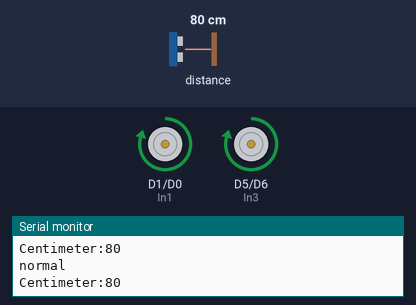
Simulated run of this sketch. Board: ESP8266 (NodeMCU). On the bench: motor-driver pin pairs drawn as motors (green arrow = first pin HIGH = forward, orange = second pin HIGH = backward, longer = more drive, scaled by the enable pin), the last lines printed to the serial monitor. Wiring (inferred from the names in the program): ultrasonic range finder: trigger D2; echo D3. The inputs (shaded band) are chosen by the test bench; at power-on: distance to the obstacle 80 cm. The echo pulse lasts 58.3 µs per cm.

Above: at 1.3 s.
1.4 s: distance to the obstacle set to 31 cm
3.2 s: distance to the obstacle set to 26 cm
At 4.9 s:
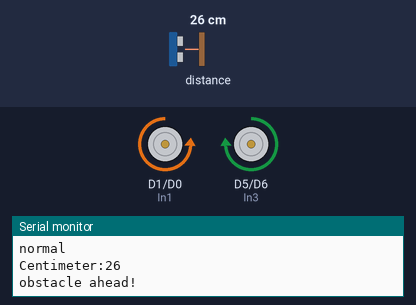
6.2 s: distance to the obstacle set to 35 cm
8.5 s: distance to the obstacle set to 2 cm
At 9.4 s:
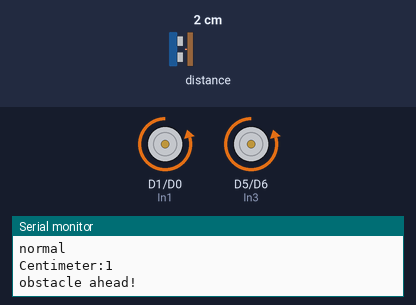
Timing chart, 0 to 12.5 s (numbered marks = the images above; inputs shaded):
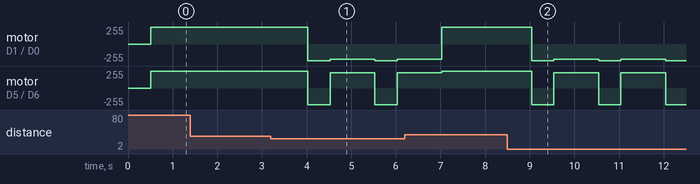

The sketch:

obstacleAvoidance.ino
```cpp
const int trig = D2;
const int echo = D3;

const int En1 = D7;
const int En2 = D8;
const int In1 = D1;
const int In2 = D0;
const int In3 = D5;
const int In4 = D6;


void setup() {

  Serial.begin(9600);
  pinMode(trig, OUTPUT);
  pinMode(echo, INPUT);
  pinMode(En1, OUTPUT);
  pinMode(En2, OUTPUT);
  pinMode(In1, OUTPUT);
  pinMode(In2, OUTPUT);
  pinMode(In3, OUTPUT);
  pinMode(In4, OUTPUT);
}

void loop() {

  long duration, distance;
  digitalWrite(trig, LOW);
  delayMicroseconds(2);

  digitalWrite(trig, HIGH);
  delayMicroseconds(10);

  digitalWrite(trig, LOW);
  duration = pulseIn(echo, HIGH);
  distance = (duration/2) / 29.1;


  Serial.print("Centimeter:");
  Serial.println(distance);
  delay(500);
  if (distance<30){
    Serial.println("obstacle ahead!");
    Forward();
    delay(500);
    TurnRight();
    delay(500);
  }else{
    Serial.println("normal");
    Backward();
  }

}

void Forward()
{ analogWrite(En1, 250);
  analogWrite(En2, 250);
  digitalWrite(In1,LOW);
  digitalWrite(In2,HIGH);
  digitalWrite(In3,LOW);
  digitalWrite(In4,HIGH);
}

void Backward()
{
  analogWrite(En1, 250);
  analogWrite(En2, 250);
  digitalWrite(In1,HIGH);
  digitalWrite(In2,LOW);
  digitalWrite(In3,HIGH);
  digitalWrite(In4,LOW);
}
void TurnRight()
{ analogWrite(En1, 230);
  analogWrite(En2, 230);
  digitalWrite(In1, LOW);
  digitalWrite(In2, HIGH);
  digitalWrite(In3, HIGH);
  digitalWrite(In4, LOW);
}
void TurnLeft()
{analogWrite(En1, 100);
  analogWrite(En2, 100);
 digitalWrite(In1, HIGH);
 digitalWrite(In2, LOW);
 digitalWrite(In3, LOW);
 digitalWrite(In4, HIGH);
}
void Stop()
{analogWrite(En1, 0);
  analogWrite(En2, 0);
 digitalWrite(In1, LOW);
 digitalWrite(In2, LOW);
 digitalWrite(In3, LOW);
 digitalWrite(In4, LOW);
}
```

Measured:
- the behaviour switches between 30 and 29 cm on distance to the obstacle (found by bisection; images 0 and 1)
- after the input at 3.2 s, motor on D1 (In1) / D0 (In2): alternates backward 250/255 for 0.50 s and backward 230/255 for 1.0 s, starting after 0.83 s; motor on D5 (In3) / D6 (In4): alternates backward 250/255 for 0.50 s and forward 230/255 for 1.0 s, starting after 0.83 s
- after the input at 8.5 s, motor on D1 (In1) / D0 (In2): alternates backward 250/255 for 0.50 s and backward 230/255 for 1.0 s, starting after 0.54 s; motor on D5 (In3) / D6 (In4): alternates backward 250/255 for 0.50 s and forward 230/255 for 1.0 s, starting after 0.54 s
